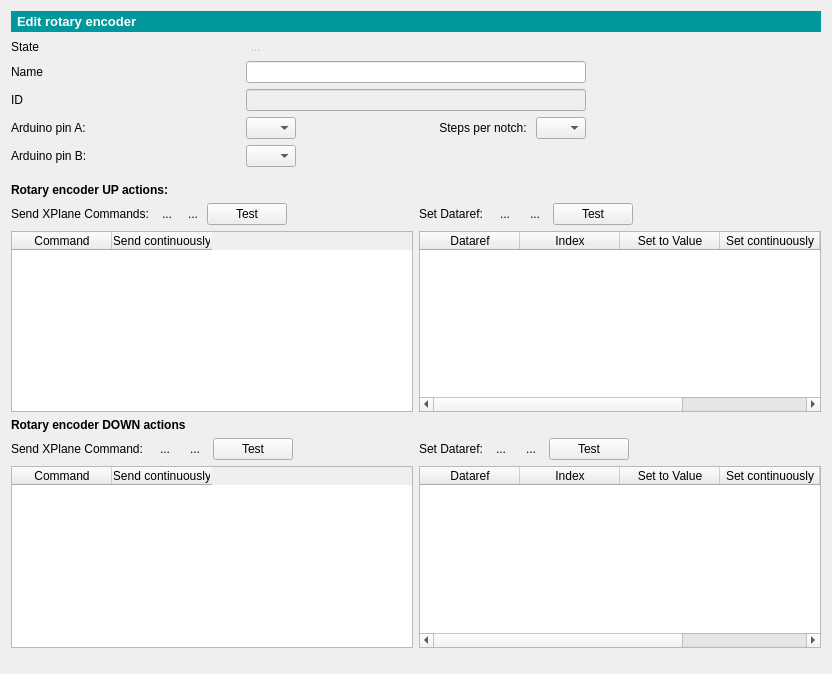
<?xml version="1.0" encoding="UTF-8"?>
<ui version="4.0">
 <class>rotencoderEditForm</class>
 <widget class="QWidget" name="rotencoderEditForm">
  <property name="geometry">
   <rect>
    <x>0</x>
    <y>0</y>
    <width>832</width>
    <height>674</height>
   </rect>
  </property>
  <property name="sizePolicy">
   <sizepolicy hsizetype="Expanding" vsizetype="Expanding">
    <horstretch>0</horstretch>
    <verstretch>0</verstretch>
   </sizepolicy>
  </property>
  <property name="windowTitle">
   <string>Form</string>
  </property>
  <layout class="QGridLayout" name="gridLayout">
   <property name="sizeConstraint">
    <enum>QLayout::SetDefaultConstraint</enum>
   </property>
   <item row="0" column="0" colspan="5">
    <widget class="QLabel" name="label_8">
     <property name="font">
      <font>
       <pointsize>10</pointsize>
       <weight>75</weight>
       <bold>true</bold>
      </font>
     </property>
     <property name="styleSheet">
      <string notr="true">color: white;
background: rgb(0, 151, 157);
padding: 3px
</string>
     </property>
     <property name="text">
      <string>Edit rotary encoder</string>
     </property>
    </widget>
   </item>
   <item row="1" column="0">
    <widget class="QLabel" name="label_17">
     <property name="text">
      <string>State</string>
     </property>
    </widget>
   </item>
   <item row="8" column="0">
    <spacer name="verticalSpacer_2">
     <property name="orientation">
      <enum>Qt::Vertical</enum>
     </property>
     <property name="sizeType">
      <enum>QSizePolicy::Fixed</enum>
     </property>
     <property name="sizeHint" stdset="0">
      <size>
       <width>20</width>
       <height>10</height>
      </size>
     </property>
    </spacer>
   </item>
   <item row="4" column="0">
    <widget class="QLabel" name="label_19">
     <property name="text">
      <string>ID</string>
     </property>
    </widget>
   </item>
   <item row="3" column="0">
    <widget class="QLabel" name="label_3">
     <property name="sizePolicy">
      <sizepolicy hsizetype="Minimum" vsizetype="Minimum">
       <horstretch>0</horstretch>
       <verstretch>0</verstretch>
      </sizepolicy>
     </property>
     <property name="layoutDirection">
      <enum>Qt::LeftToRight</enum>
     </property>
     <property name="text">
      <string>Name</string>
     </property>
    </widget>
   </item>
   <item row="11" column="0">
    <widget class="QLabel" name="label_15">
     <property name="font">
      <font>
       <pointsize>9</pointsize>
       <weight>75</weight>
       <bold>true</bold>
      </font>
     </property>
     <property name="text">
      <string>Rotary encoder DOWN actions</string>
     </property>
    </widget>
   </item>
   <item row="5" column="0">
    <widget class="QLabel" name="label_18">
     <property name="text">
      <string>Arduino pin A:</string>
     </property>
    </widget>
   </item>
   <item row="9" column="0">
    <widget class="QLabel" name="label_9">
     <property name="font">
      <font>
       <pointsize>9</pointsize>
       <weight>75</weight>
       <bold>true</bold>
      </font>
     </property>
     <property name="text">
      <string>Rotary encoder UP actions:</string>
     </property>
    </widget>
   </item>
   <item row="5" column="1">
    <widget class="QComboBox" name="PINA_comboBox">
     <property name="maximumSize">
      <size>
       <width>50</width>
       <height>16777215</height>
      </size>
     </property>
    </widget>
   </item>
   <item row="14" column="0">
    <spacer name="verticalSpacer">
     <property name="orientation">
      <enum>Qt::Vertical</enum>
     </property>
     <property name="sizeHint" stdset="0">
      <size>
       <width>20</width>
       <height>26</height>
      </size>
     </property>
    </spacer>
   </item>
   <item row="10" column="0" colspan="5">
    <layout class="QGridLayout" name="gridLayout_3">
     <item row="4" column="1">
      <widget class="QTableWidget" name="UP_CMDS_TABLE">
       <property name="minimumSize">
        <size>
         <width>0</width>
         <height>75</height>
        </size>
       </property>
       <column>
        <property name="text">
         <string>Command</string>
        </property>
       </column>
       <column>
        <property name="text">
         <string>Send continuously</string>
        </property>
       </column>
      </widget>
     </item>
     <item row="4" column="4">
      <widget class="QTableWidget" name="UP_DREFS_TABLE">
       <column>
        <property name="text">
         <string>Dataref</string>
        </property>
       </column>
       <column>
        <property name="text">
         <string>Index</string>
        </property>
       </column>
       <column>
        <property name="text">
         <string>Set to Value</string>
        </property>
       </column>
       <column>
        <property name="text">
         <string>Set continuously</string>
        </property>
       </column>
       <column>
        <property name="text">
         <string>Type</string>
        </property>
       </column>
       <column>
        <property name="text">
         <string>Unit</string>
        </property>
       </column>
      </widget>
     </item>
     <item row="2" column="1">
      <layout class="QHBoxLayout" name="horizontalLayout_4">
       <property name="spacing">
        <number>2</number>
       </property>
       <item>
        <widget class="QLabel" name="label_10">
         <property name="sizePolicy">
          <sizepolicy hsizetype="Fixed" vsizetype="Preferred">
           <horstretch>0</horstretch>
           <verstretch>0</verstretch>
          </sizepolicy>
         </property>
         <property name="text">
          <string>Send XPlane Commands: </string>
         </property>
        </widget>
       </item>
       <item>
        <widget class="QToolButton" name="UP_ADDCMD_BTN">
         <property name="text">
          <string>...</string>
         </property>
         <property name="icon">
          <iconset>
           <normalon>:/newPrefix/plusIcon.png</normalon>
          </iconset>
         </property>
         <property name="autoRaise">
          <bool>true</bool>
         </property>
        </widget>
       </item>
       <item>
        <widget class="QToolButton" name="UP_RMCMD_BTN">
         <property name="text">
          <string>...</string>
         </property>
         <property name="icon">
          <iconset resource="resources.qrc">
           <normaloff>:/newPrefix/minusIcon.png</normaloff>:/newPrefix/minusIcon.png</iconset>
         </property>
         <property name="autoRaise">
          <bool>true</bool>
         </property>
        </widget>
       </item>
       <item>
        <widget class="QPushButton" name="testUP_CMDS_button">
         <property name="text">
          <string>Test</string>
         </property>
        </widget>
       </item>
       <item>
        <spacer name="horizontalSpacer">
         <property name="orientation">
          <enum>Qt::Horizontal</enum>
         </property>
         <property name="sizeHint" stdset="0">
          <size>
           <width>40</width>
           <height>20</height>
          </size>
         </property>
        </spacer>
       </item>
      </layout>
     </item>
     <item row="2" column="4">
      <layout class="QHBoxLayout" name="horizontalLayout_5">
       <item>
        <widget class="QLabel" name="label_11">
         <property name="text">
          <string>Set Dataref: </string>
         </property>
        </widget>
       </item>
       <item>
        <widget class="QToolButton" name="UP_ADDDREF_BTN">
         <property name="text">
          <string>...</string>
         </property>
         <property name="icon">
          <iconset resource="resources.qrc">
           <normaloff>:/newPrefix/plusIcon.png</normaloff>:/newPrefix/plusIcon.png</iconset>
         </property>
         <property name="autoRaise">
          <bool>true</bool>
         </property>
        </widget>
       </item>
       <item>
        <widget class="QToolButton" name="UP_RMDREF_BTN">
         <property name="text">
          <string>...</string>
         </property>
         <property name="icon">
          <iconset resource="resources.qrc">
           <normaloff>:/newPrefix/minusIcon.png</normaloff>:/newPrefix/minusIcon.png</iconset>
         </property>
         <property name="autoRaise">
          <bool>true</bool>
         </property>
        </widget>
       </item>
       <item>
        <widget class="QPushButton" name="testUPON_DREFS_button">
         <property name="text">
          <string>Test</string>
         </property>
        </widget>
       </item>
       <item>
        <spacer name="horizontalSpacer_2">
         <property name="orientation">
          <enum>Qt::Horizontal</enum>
         </property>
         <property name="sizeHint" stdset="0">
          <size>
           <width>40</width>
           <height>20</height>
          </size>
         </property>
        </spacer>
       </item>
      </layout>
     </item>
    </layout>
   </item>
   <item row="12" column="0" colspan="5">
    <layout class="QGridLayout" name="gridLayout_4">
     <item row="6" column="0">
      <widget class="QTableWidget" name="DOWN_CMDS_TABLE">
       <column>
        <property name="text">
         <string>Command</string>
        </property>
       </column>
       <column>
        <property name="text">
         <string>Send continuously</string>
        </property>
       </column>
      </widget>
     </item>
     <item row="6" column="1">
      <widget class="QTableWidget" name="DOWN_DREFS_TABLE">
       <column>
        <property name="text">
         <string>Dataref</string>
        </property>
       </column>
       <column>
        <property name="text">
         <string>Index</string>
        </property>
       </column>
       <column>
        <property name="text">
         <string>Set to Value</string>
        </property>
       </column>
       <column>
        <property name="text">
         <string>Set continuously</string>
        </property>
       </column>
       <column>
        <property name="text">
         <string>Type</string>
        </property>
       </column>
       <column>
        <property name="text">
         <string>Unit</string>
        </property>
       </column>
      </widget>
     </item>
     <item row="3" column="0">
      <layout class="QHBoxLayout" name="horizontalLayout_6">
       <item>
        <widget class="QLabel" name="label_12">
         <property name="text">
          <string>Send XPlane Command: </string>
         </property>
        </widget>
       </item>
       <item>
        <widget class="QToolButton" name="DOWN_ADDCMD_BTN">
         <property name="text">
          <string>...</string>
         </property>
         <property name="icon">
          <iconset>
           <normalon>:/newPrefix/plusIcon.png</normalon>
          </iconset>
         </property>
         <property name="autoRaise">
          <bool>true</bool>
         </property>
        </widget>
       </item>
       <item>
        <widget class="QToolButton" name="DOWN_RMCMD_BTN">
         <property name="text">
          <string>...</string>
         </property>
         <property name="icon">
          <iconset>
           <normalon>:/newPrefix/minusIcon.png</normalon>
          </iconset>
         </property>
         <property name="autoRaise">
          <bool>true</bool>
         </property>
        </widget>
       </item>
       <item>
        <widget class="QPushButton" name="testDOWN_CMDS_button">
         <property name="text">
          <string>Test</string>
         </property>
        </widget>
       </item>
       <item>
        <spacer name="horizontalSpacer_3">
         <property name="orientation">
          <enum>Qt::Horizontal</enum>
         </property>
         <property name="sizeHint" stdset="0">
          <size>
           <width>40</width>
           <height>20</height>
          </size>
         </property>
        </spacer>
       </item>
      </layout>
     </item>
     <item row="3" column="1">
      <layout class="QHBoxLayout" name="horizontalLayout_7">
       <item>
        <widget class="QLabel" name="label_14">
         <property name="text">
          <string>Set Dataref:</string>
         </property>
        </widget>
       </item>
       <item>
        <widget class="QToolButton" name="DOWN_ADDDREF_BTN">
         <property name="text">
          <string>...</string>
         </property>
         <property name="icon">
          <iconset>
           <normalon>:/newPrefix/plusIcon.png</normalon>
          </iconset>
         </property>
         <property name="autoRaise">
          <bool>true</bool>
         </property>
        </widget>
       </item>
       <item>
        <widget class="QToolButton" name="DOWN_RMDREF_BTN">
         <property name="text">
          <string>...</string>
         </property>
         <property name="icon">
          <iconset>
           <normalon>:/newPrefix/minusIcon.png</normalon>
          </iconset>
         </property>
         <property name="autoRaise">
          <bool>true</bool>
         </property>
        </widget>
       </item>
       <item>
        <widget class="QPushButton" name="testDOWN_DREFS_button">
         <property name="text">
          <string>Test</string>
         </property>
        </widget>
       </item>
       <item>
        <spacer name="horizontalSpacer_4">
         <property name="orientation">
          <enum>Qt::Horizontal</enum>
         </property>
         <property name="sizeHint" stdset="0">
          <size>
           <width>40</width>
           <height>20</height>
          </size>
         </property>
        </spacer>
       </item>
      </layout>
     </item>
    </layout>
   </item>
   <item row="3" column="1" colspan="3">
    <widget class="QLineEdit" name="nameLineEdit">
     <property name="minimumSize">
      <size>
       <width>250</width>
       <height>0</height>
      </size>
     </property>
     <property name="maximumSize">
      <size>
       <width>350</width>
       <height>16777215</height>
      </size>
     </property>
    </widget>
   </item>
   <item row="1" column="1">
    <widget class="QToolButton" name="switchStateButton">
     <property name="enabled">
      <bool>false</bool>
     </property>
     <property name="styleSheet">
      <string notr="true">border: 0px;</string>
     </property>
     <property name="text">
      <string>...</string>
     </property>
     <property name="icon">
      <iconset resource="resources.qrc">
       <normaloff>:/newPrefix/switch_off.png</normaloff>
       <normalon>:/newPrefix/switch_on.png</normalon>
       <disabledoff>:/newPrefix/switch_off.png</disabledoff>
       <disabledon>:/newPrefix/switch_on.png</disabledon>
       <activeoff>:/newPrefix/switch_off.png</activeoff>
       <activeon>:/newPrefix/switch_on.png</activeon>
       <selectedoff>:/newPrefix/switch_off.png</selectedoff>
       <selectedon>:/newPrefix/switch_on.png</selectedon>:/newPrefix/switch_off.png</iconset>
     </property>
     <property name="iconSize">
      <size>
       <width>66</width>
       <height>26</height>
      </size>
     </property>
     <property name="checkable">
      <bool>true</bool>
     </property>
     <property name="autoRaise">
      <bool>true</bool>
     </property>
    </widget>
   </item>
   <item row="4" column="1" colspan="3">
    <widget class="QLineEdit" name="IDlineEdit">
     <property name="enabled">
      <bool>false</bool>
     </property>
     <property name="minimumSize">
      <size>
       <width>250</width>
       <height>0</height>
      </size>
     </property>
     <property name="maximumSize">
      <size>
       <width>350</width>
       <height>16777215</height>
      </size>
     </property>
     <property name="readOnly">
      <bool>true</bool>
     </property>
    </widget>
   </item>
   <item row="7" column="1">
    <widget class="QComboBox" name="PINB_comboBox">
     <property name="maximumSize">
      <size>
       <width>50</width>
       <height>16777215</height>
      </size>
     </property>
    </widget>
   </item>
   <item row="7" column="0">
    <widget class="QLabel" name="label">
     <property name="text">
      <string>Arduino pin B:</string>
     </property>
    </widget>
   </item>
   <item row="5" column="3">
    <widget class="QComboBox" name="steps_comboBox">
     <property name="maximumSize">
      <size>
       <width>50</width>
       <height>16777215</height>
      </size>
     </property>
    </widget>
   </item>
   <item row="5" column="2">
    <widget class="QLabel" name="label_2">
     <property name="text">
      <string>Steps per notch: </string>
     </property>
     <property name="alignment">
      <set>Qt::AlignRight|Qt::AlignTrailing|Qt::AlignVCenter</set>
     </property>
    </widget>
   </item>
  </layout>
 </widget>
 <resources>
  <include location="resources.qrc"/>
 </resources>
 <connections>
  <connection>
   <sender>UP_ADDCMD_BTN</sender>
   <signal>clicked()</signal>
   <receiver>rotencoderEditForm</receiver>
   <slot>addRotencUpCommand()</slot>
   <hints>
    <hint type="sourcelabel">
     <x>147</x>
     <y>222</y>
    </hint>
    <hint type="destinationlabel">
     <x>150</x>
     <y>0</y>
    </hint>
   </hints>
  </connection>
  <connection>
   <sender>UP_RMCMD_BTN</sender>
   <signal>clicked()</signal>
   <receiver>rotencoderEditForm</receiver>
   <slot>rmRotencUpCommand()</slot>
   <hints>
    <hint type="sourcelabel">
     <x>177</x>
     <y>224</y>
    </hint>
    <hint type="destinationlabel">
     <x>210</x>
     <y>0</y>
    </hint>
   </hints>
  </connection>
  <connection>
   <sender>UP_ADDDREF_BTN</sender>
   <signal>clicked()</signal>
   <receiver>rotencoderEditForm</receiver>
   <slot>addRotencUpDataref()</slot>
   <hints>
    <hint type="sourcelabel">
     <x>501</x>
     <y>225</y>
    </hint>
    <hint type="destinationlabel">
     <x>381</x>
     <y>0</y>
    </hint>
   </hints>
  </connection>
  <connection>
   <sender>UP_RMDREF_BTN</sender>
   <signal>clicked()</signal>
   <receiver>rotencoderEditForm</receiver>
   <slot>rmRotencUpDataref()</slot>
   <hints>
    <hint type="sourcelabel">
     <x>538</x>
     <y>224</y>
    </hint>
    <hint type="destinationlabel">
     <x>456</x>
     <y>0</y>
    </hint>
   </hints>
  </connection>
  <connection>
   <sender>DOWN_ADDCMD_BTN</sender>
   <signal>clicked()</signal>
   <receiver>rotencoderEditForm</receiver>
   <slot>addRotencDownCommand()</slot>
   <hints>
    <hint type="sourcelabel">
     <x>141</x>
     <y>451</y>
    </hint>
    <hint type="destinationlabel">
     <x>119</x>
     <y>4</y>
    </hint>
   </hints>
  </connection>
  <connection>
   <sender>DOWN_RMCMD_BTN</sender>
   <signal>clicked()</signal>
   <receiver>rotencoderEditForm</receiver>
   <slot>rmRotencDownCommand()</slot>
   <hints>
    <hint type="sourcelabel">
     <x>174</x>
     <y>455</y>
    </hint>
    <hint type="destinationlabel">
     <x>166</x>
     <y>0</y>
    </hint>
   </hints>
  </connection>
  <connection>
   <sender>DOWN_ADDDREF_BTN</sender>
   <signal>clicked()</signal>
   <receiver>rotencoderEditForm</receiver>
   <slot>addRotencDownDataref()</slot>
   <hints>
    <hint type="sourcelabel">
     <x>494</x>
     <y>452</y>
    </hint>
    <hint type="destinationlabel">
     <x>471</x>
     <y>3</y>
    </hint>
   </hints>
  </connection>
  <connection>
   <sender>DOWN_RMDREF_BTN</sender>
   <signal>clicked()</signal>
   <receiver>rotencoderEditForm</receiver>
   <slot>rmRotencDownDataref()</slot>
   <hints>
    <hint type="sourcelabel">
     <x>524</x>
     <y>448</y>
    </hint>
    <hint type="destinationlabel">
     <x>607</x>
     <y>0</y>
    </hint>
   </hints>
  </connection>
  <connection>
   <sender>UP_CMDS_TABLE</sender>
   <signal>cellDoubleClicked(int,int)</signal>
   <receiver>rotencoderEditForm</receiver>
   <slot>editXPCommand()</slot>
   <hints>
    <hint type="sourcelabel">
     <x>253</x>
     <y>280</y>
    </hint>
    <hint type="destinationlabel">
     <x>255</x>
     <y>5</y>
    </hint>
   </hints>
  </connection>
  <connection>
   <sender>DOWN_CMDS_TABLE</sender>
   <signal>cellDoubleClicked(int,int)</signal>
   <receiver>rotencoderEditForm</receiver>
   <slot>editXPCommand()</slot>
   <hints>
    <hint type="sourcelabel">
     <x>240</x>
     <y>497</y>
    </hint>
    <hint type="destinationlabel">
     <x>238</x>
     <y>5</y>
    </hint>
   </hints>
  </connection>
  <connection>
   <sender>nameLineEdit</sender>
   <signal>editingFinished()</signal>
   <receiver>rotencoderEditForm</receiver>
   <slot>updateXMLdata()</slot>
   <hints>
    <hint type="sourcelabel">
     <x>368</x>
     <y>74</y>
    </hint>
    <hint type="destinationlabel">
     <x>510</x>
     <y>0</y>
    </hint>
   </hints>
  </connection>
  <connection>
   <sender>PINA_comboBox</sender>
   <signal>currentIndexChanged(int)</signal>
   <receiver>rotencoderEditForm</receiver>
   <slot>updateXMLdata()</slot>
   <hints>
    <hint type="sourcelabel">
     <x>260</x>
     <y>132</y>
    </hint>
    <hint type="destinationlabel">
     <x>487</x>
     <y>-6</y>
    </hint>
   </hints>
  </connection>
  <connection>
   <sender>UP_CMDS_TABLE</sender>
   <signal>itemChanged(QTableWidgetItem*)</signal>
   <receiver>rotencoderEditForm</receiver>
   <slot>updateXMLdata()</slot>
   <hints>
    <hint type="sourcelabel">
     <x>81</x>
     <y>322</y>
    </hint>
    <hint type="destinationlabel">
     <x>658</x>
     <y>-10</y>
    </hint>
   </hints>
  </connection>
  <connection>
   <sender>DOWN_CMDS_TABLE</sender>
   <signal>itemChanged(QTableWidgetItem*)</signal>
   <receiver>rotencoderEditForm</receiver>
   <slot>updateXMLdata()</slot>
   <hints>
    <hint type="sourcelabel">
     <x>360</x>
     <y>481</y>
    </hint>
    <hint type="destinationlabel">
     <x>563</x>
     <y>44</y>
    </hint>
   </hints>
  </connection>
  <connection>
   <sender>testUP_CMDS_button</sender>
   <signal>clicked()</signal>
   <receiver>rotencoderEditForm</receiver>
   <slot>testOnCommands()</slot>
   <hints>
    <hint type="sourcelabel">
     <x>236</x>
     <y>224</y>
    </hint>
    <hint type="destinationlabel">
     <x>212</x>
     <y>87</y>
    </hint>
   </hints>
  </connection>
  <connection>
   <sender>testDOWN_CMDS_button</sender>
   <signal>clicked()</signal>
   <receiver>rotencoderEditForm</receiver>
   <slot>testOffCommands()</slot>
   <hints>
    <hint type="sourcelabel">
     <x>213</x>
     <y>448</y>
    </hint>
    <hint type="destinationlabel">
     <x>306</x>
     <y>413</y>
    </hint>
   </hints>
  </connection>
  <connection>
   <sender>PINA_comboBox</sender>
   <signal>currentTextChanged(QString)</signal>
   <receiver>rotencoderEditForm</receiver>
   <slot>updatePin()</slot>
   <hints>
    <hint type="sourcelabel">
     <x>243</x>
     <y>135</y>
    </hint>
    <hint type="destinationlabel">
     <x>344</x>
     <y>163</y>
    </hint>
   </hints>
  </connection>
  <connection>
   <sender>UP_DREFS_TABLE</sender>
   <signal>cellDoubleClicked(int,int)</signal>
   <receiver>rotencoderEditForm</receiver>
   <slot>editXPDataref()</slot>
   <hints>
    <hint type="sourcelabel">
     <x>666</x>
     <y>346</y>
    </hint>
    <hint type="destinationlabel">
     <x>665</x>
     <y>99</y>
    </hint>
   </hints>
  </connection>
  <connection>
   <sender>DOWN_DREFS_TABLE</sender>
   <signal>cellDoubleClicked(int,int)</signal>
   <receiver>rotencoderEditForm</receiver>
   <slot>editXPDataref()</slot>
   <hints>
    <hint type="sourcelabel">
     <x>683</x>
     <y>523</y>
    </hint>
    <hint type="destinationlabel">
     <x>718</x>
     <y>132</y>
    </hint>
   </hints>
  </connection>
  <connection>
   <sender>UP_DREFS_TABLE</sender>
   <signal>itemChanged(QTableWidgetItem*)</signal>
   <receiver>rotencoderEditForm</receiver>
   <slot>updateXMLdata()</slot>
   <hints>
    <hint type="sourcelabel">
     <x>595</x>
     <y>317</y>
    </hint>
    <hint type="destinationlabel">
     <x>571</x>
     <y>150</y>
    </hint>
   </hints>
  </connection>
  <connection>
   <sender>DOWN_DREFS_TABLE</sender>
   <signal>itemChanged(QTableWidgetItem*)</signal>
   <receiver>rotencoderEditForm</receiver>
   <slot>updateXMLdata()</slot>
   <hints>
    <hint type="sourcelabel">
     <x>587</x>
     <y>517</y>
    </hint>
    <hint type="destinationlabel">
     <x>634</x>
     <y>164</y>
    </hint>
   </hints>
  </connection>
  <connection>
   <sender>testDOWN_DREFS_button</sender>
   <signal>clicked()</signal>
   <receiver>rotencoderEditForm</receiver>
   <slot>testOffDatarefs()</slot>
   <hints>
    <hint type="sourcelabel">
     <x>593</x>
     <y>455</y>
    </hint>
    <hint type="destinationlabel">
     <x>656</x>
     <y>413</y>
    </hint>
   </hints>
  </connection>
  <connection>
   <sender>testUPON_DREFS_button</sender>
   <signal>clicked()</signal>
   <receiver>rotencoderEditForm</receiver>
   <slot>testOnDatarefs()</slot>
   <hints>
    <hint type="sourcelabel">
     <x>610</x>
     <y>226</y>
    </hint>
    <hint type="destinationlabel">
     <x>774</x>
     <y>181</y>
    </hint>
   </hints>
  </connection>
  <connection>
   <sender>UP_CMDS_TABLE</sender>
   <signal>cellChanged(int,int)</signal>
   <receiver>rotencoderEditForm</receiver>
   <slot>activateSave()</slot>
   <hints>
    <hint type="sourcelabel">
     <x>321</x>
     <y>271</y>
    </hint>
    <hint type="destinationlabel">
     <x>299</x>
     <y>179</y>
    </hint>
   </hints>
  </connection>
  <connection>
   <sender>PINB_comboBox</sender>
   <signal>currentIndexChanged(int)</signal>
   <receiver>rotencoderEditForm</receiver>
   <slot>updateXMLdata()</slot>
   <hints>
    <hint type="sourcelabel">
     <x>251</x>
     <y>160</y>
    </hint>
    <hint type="destinationlabel">
     <x>307</x>
     <y>128</y>
    </hint>
   </hints>
  </connection>
  <connection>
   <sender>PINB_comboBox</sender>
   <signal>currentTextChanged(QString)</signal>
   <receiver>rotencoderEditForm</receiver>
   <slot>updatePin()</slot>
   <hints>
    <hint type="sourcelabel">
     <x>243</x>
     <y>154</y>
    </hint>
    <hint type="destinationlabel">
     <x>353</x>
     <y>206</y>
    </hint>
   </hints>
  </connection>
  <connection>
   <sender>steps_comboBox</sender>
   <signal>currentIndexChanged(QString)</signal>
   <receiver>rotencoderEditForm</receiver>
   <slot>updateXMLdata()</slot>
   <hints>
    <hint type="sourcelabel">
     <x>578</x>
     <y>132</y>
    </hint>
    <hint type="destinationlabel">
     <x>628</x>
     <y>119</y>
    </hint>
   </hints>
  </connection>
  <connection>
   <sender>steps_comboBox</sender>
   <signal>currentTextChanged(QString)</signal>
   <receiver>rotencoderEditForm</receiver>
   <slot>updatePin()</slot>
   <hints>
    <hint type="sourcelabel">
     <x>562</x>
     <y>132</y>
    </hint>
    <hint type="destinationlabel">
     <x>617</x>
     <y>141</y>
    </hint>
   </hints>
  </connection>
 </connections>
 <slots>
  <slot>addRotencUpCommand()</slot>
  <slot>rmRotencUpCommand()</slot>
  <slot>addRotencUpDataref()</slot>
  <slot>rmRotencUpDataref()</slot>
  <slot>addRotencDownCommand()</slot>
  <slot>rmRotencDownCommand()</slot>
  <slot>addRotencDownDataref()</slot>
  <slot>rmRotencDownDataref()</slot>
  <slot>editXPCommand()</slot>
  <slot>updateXMLdata()</slot>
  <slot>testOnCommands()</slot>
  <slot>testOffCommands()</slot>
  <slot>updatePin()</slot>
  <slot>editXPDataref()</slot>
  <slot>testOffDatarefs()</slot>
  <slot>testOnDatarefs()</slot>
  <slot>activateSave()</slot>
 </slots>
</ui>
